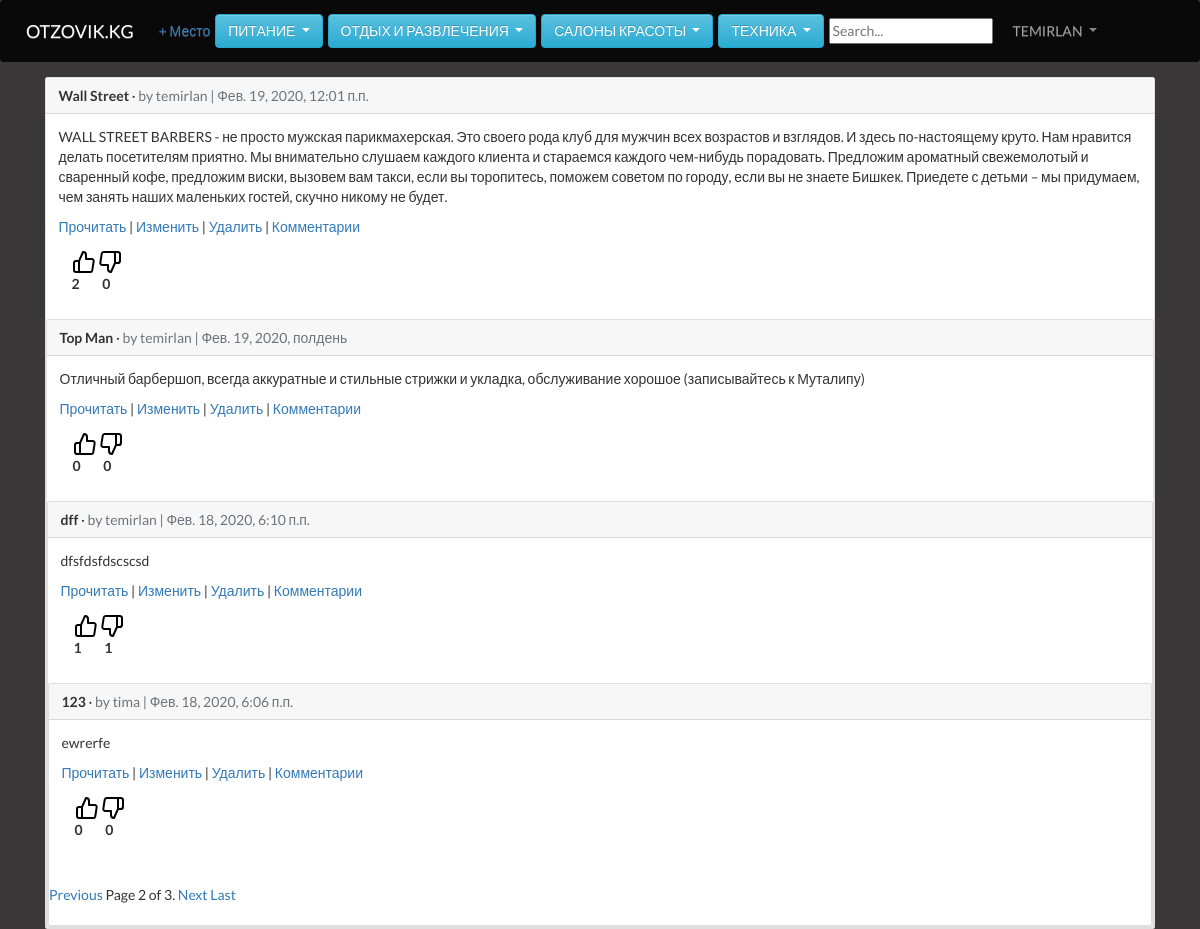
/articles/?page=2 (signed in), run on the app's committed database.
### users/models.py (models this page shows)
class CustomUser(AbstractUser):
    age = models.PositiveIntegerField(null=True, blank=True)

### articles/models.py (models this page shows)
class Article(models.Model):
    title = models.CharField(max_length=255)
    body = models.TextField()
    date = models.DateTimeField(auto_now_add=True)
    likes = models.IntegerField(verbose_name='Нравится', default=0)
    dislike = models.IntegerField(verbose_name='Не нравится', default=0)
    author = models.ForeignKey(
        get_user_model(),
        on_delete=models.CASCADE,
    )
    def __str__(self):
        return self.title
    def get_absolute_url(self):
        return reverse('article_detail', args=[str(self.id)])

### articles/views.py (the view)
# urls.py: path('', ArticleListView.as_view(), name='article_list'),
class ArticleListView(LoginRequiredMixin, ListView):
    model = Article
    template_name = 'article_list.html'
    login_url = 'login'
    def get_queryset(self):
        articles = Article.objects.all().order_by('-date')
        paginator = Paginator(articles, 4)
        page = self.request.GET.get('page', 1)
        try:
            articles = paginator.page(page)
        except PageNotAnInteger:
            articles = paginator.page(0)
        except EmptyPage:
            articles = paginator.page(paginator.num_pages)
            print(page.paginator.num_pages)
        return articles

### articles/models.py (called while the page is built)
    def __str__(self):
        return 'comment by {} on {}'.format(self.author, self.article)

### templates/article_list.html (shortened to what this page needs)
{% extends 'base.html' %}
{% block content %}
  {% for article in object_list %}
    <div class="card">
      <div class="card-header">
        <span class="font-weight-bold">{{ article.title }}</span> &middot;
        <span class="text-muted">by {{ article.author }} | {{ article.date }}</span>
      </div>
      <div class="card-body">
        <p>{{ article.body }}</p>
       <a href="{% url 'article_detail' article.pk %}">Прочитать</a> |
        <a href="{% url 'article_edit' article.pk %}">Изменить</a> |
        <a href="{% url 'article_delete' article.pk %}">Удалить</a> |
        <a href="{{article.get_absolute_url}}">Комментарии</a>
        <div class="like">
          <a href="{% url 'add_like' article.pk %}"><img src="../static/icons/2.svg" alt=""></a>
          <a href="{% url 'add_dislike' article.pk %}"><img src="../static/icons/1.svg" alt=""></a>
          <br>
          <span class="font-weight-bold">{{ article.likes }}</span>
          <span class="font-weight-bold" style="margin-left: 20px;">{{ article.dislike }}</span>
        </div>
      </div>
  {% endfor %}
{% include 'pagination.html' with page=object_list %}
{% endblock content %}

### templates/base.html (shortened to what this page needs)
{% load static %}
<!doctype html>
<html lang="en">
  <head>
    <link rel="stylesheet" href="https://stackpath.bootstrapcdn.com/bootstrap/4.1.3/css/bootstrap.min.css">
    <link rel="stylesheet" href="//maxcdn.bootstrapcdn.com/bootstrap/3.2.0/css/bootstrap.min.css">
    <link rel="stylesheet" href="//maxcdn.bootstrapcdn.com/bootstrap/3.2.0/css/bootstrap-theme.min.css">
    <link rel="stylesheet" href="{% static 'css/main.css' %}">
    <link rel="stylesheet" href="{% static 'css/home.css' %}">
    <link rel="stylesheet" href="{% static 'css/search.css' %}">
  </head>
  <body>
   <div class="page">
    <nav class="navbar navbar-expand-md navbar-dark mb-4" style="background-color: rgba(10, 9, 10, 0.975)">
      <a class="navbar-brand" href="{% url 'home' %}">OTZOVIK.KG</a>
      {% if user.is_authenticated %}
        <ul class="navbar-nav mr-auto">
          <li class="nav-item"><a href="{% url 'article_new' %}">+ Место</a></li>
        </ul>
      {% endif %}
      <div class="btn-group">
        <button type="button" class="btn btn-info ml-2 dropdown-toggle" data-toggle="dropdown" aria-haspopup="true" aria-expanded="false">
          Питание
        </button>
              </div>
              <div class="btn-group">
                <button type="button" class="btn btn-info ml-2 dropdown-toggle" data-toggle="dropdown" aria-haspopup="true" aria-expanded="false">
                  Отдых и развлечения
                </button>
                      </div>
                      <div class="btn-group">
                        <button type="button" class="btn btn-info ml-2 dropdown-toggle" data-toggle="dropdown" aria-haspopup="true" aria-expanded="false">
                         Салоны красоты
                        </button>
                              </div>
                              <div class="btn-group">
                                <button type="button" class="btn btn-info ml-2 dropdown-toggle" data-toggle="dropdown" aria-haspopup="true" aria-expanded="false">
                                 Техника
                                </button>
                                      </div>
                                      <div>
                                        <form action="{% url 'search_results' %}"class='ml-2' method="get">
                                          <input name="q" type="text" placeholder="Search...">
                                        </form>
                                      </div>
      <div class="collapse navbar-collapse" id="navbarCollapse">
        {% if user.is_authenticated %}
          <ul class="navbar-nav ml-auto">
            <li class="nav-item">
              <a class="nav-link dropdown-toggle" href="#" id="userMenu" data-toggle="dropdown" aria-haspopup="true" aria-expanded="false">
                {{ user.username }}
              </a>
            </li>
          </ul>
        {% endif %}
      </div>
    </nav>
    <div class="container">
      {% block content %}
      {% endblock content %}
    </div>
    </div>
    </body>
    </html>

### static/css/main.css (style rules this page uses)
body { font-family: 'Lato', sans-serif; background: rgb(58, 56, 56); }
.container { height: 100vh; }
.dropdown-toggle { font-weight: 500; text-transform: uppercase; }
.navbar { background: purple; }
.page { background: #1f2224; }
.like { margin: 13px 13px; }

### static/css/home.css (style rules this page uses)
.page { background: rgb(58, 56, 56); }

### data on the page
CustomUser: username "TEMIRLAN"
Article: title "Wall Street", author "temirlan", date "Фев. 19, 2020, 12:01 п.п.", body "WALL STREET BARBERS - не просто мужская парикмахерская. Это своего рода клуб для мужчин всех возрастов и взглядов. И здесь по-настоящему круто. Нам нравится делать посетителям приятно. Мы внимательно слушаем каждого клиента и стараемся каждого чем-нибудь порадовать. Предложим ароматный свежемолотый и сваренный кофе, предложим виски, вызовем вам такси, если вы торопитесь, поможем советом по городу, если вы не знаете Бишкек. Приедете с детьми – мы придумаем, чем занять наших маленьких гостей, скучно никому не будет.", likes "2", dislike "0"
Article: title "Top Man", author "temirlan", date "Фев. 19, 2020, полдень", body "Отличный барбершоп, всегда аккуратные и стильные стрижки и укладка, обслуживание хорошое (записывайтесь к Муталипу)", likes "0", dislike "0"
Article: title "dff", author "temirlan", date "Фев. 18, 2020, 6:10 п.п.", body "dfsfdsfdscscsd", likes "1", dislike "1"
Article: title "123", author "tima", date "Фев. 18, 2020, 6:06 п.п.", body "ewrerfe", likes "0", dislike "0"

### other printed values
{{ page.number }} "2"
{{ page.paginator.num_pages }} "3"
